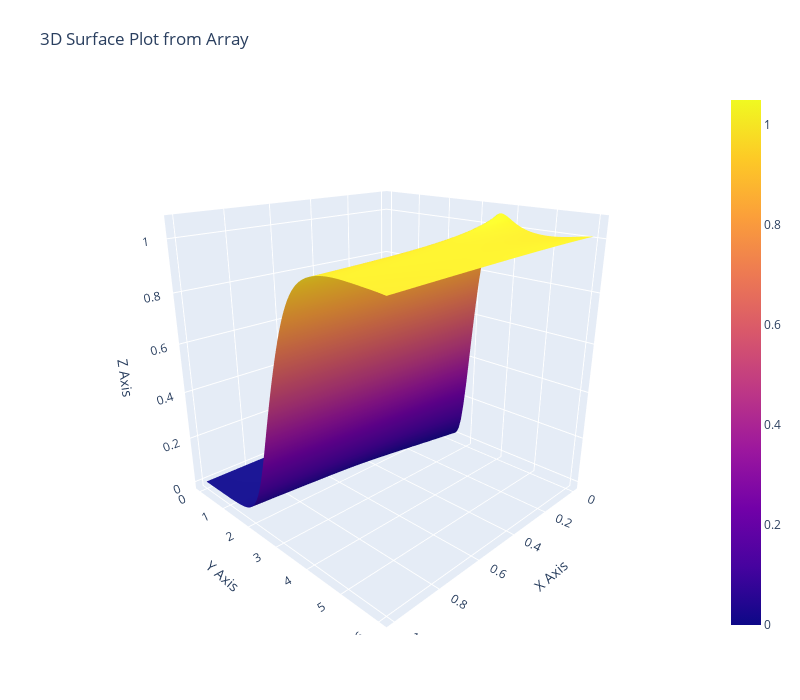

Source (notebook cell):
### Code cell
# Create the 3D surface plot
fig = go.Figure(data=[go.Surface(z=Delta_grid, x=Tau_grid[0, :], y=S_grid[:, 0])])

# Customize the layout
fig.update_layout(
    title='3D Surface Plot from Array',
    scene=dict(
        xaxis_title='X Axis',
        yaxis_title='Y Axis',
        zaxis_title='Z Axis',
        camera=dict(
            eye=dict(x=1.5, y=1.5, z=0.8)  # Adjust camera view
        )
    ),
    autosize=False,
    width=800,
    height=700,
    margin=dict(l=65, r=50, b=65, t=90)
)

# Show the plot
fig.show()
